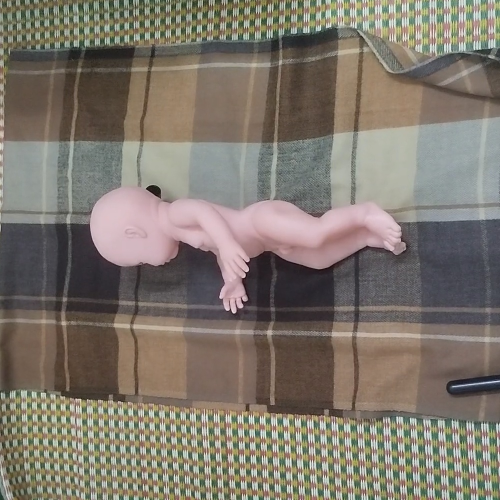
#> input picture anh.jpg, 1000 x 1000 px (shown at 1/2 size)
$ python -i image_preprocessor.py   (imports and definitions only)
#> lines starting #> are read from the running program, lines starting #| are printed output that depends on the picture
#> further down, picture is the input picture: shape (1000, 1000, 3); mean B, G, R 109, 119.5, 127.2
import cv2
import numpy as np
import base64
from typing import List, Tuple, Union, Optional
from PIL import Image
from io import BytesIO
from fastapi import UploadFile

class ImagePreProcessor:
    def __init__(self, width: int = 640, height: int = 480):
        self.width = width
        self.height = height

    async def load_image_from_upload(self, file: UploadFile) -> np.ndarray:
        try:
            await file.seek(0)
            content = await file.read()
            img = np.asarray(bytearray(content), dtype="uint8")
            img = cv2.imdecode(img, cv2.IMREAD_COLOR)
            if img is None:
                raise ValueError("Could not decode image")
            return img
        except Exception as e:
            print(f"Error loading image from upload: {str(e)}")
            raise ValueError(f"Failed to load image: {str(e)}")

    # [8 lines left out: function load_image_from_base64, not called in this run]

    def resize_image(self, image: np.ndarray) -> np.ndarray:
        return cv2.resize(image, (self.width, self.height), interpolation=cv2.INTER_AREA)

    # [36 lines left out: functions normalize_colors, filter_noise, not called in this run]

    async def preprocess_image(self,
                              image_source: Union[UploadFile, str, np.ndarray],
                              apply_resize: bool = True,
                              apply_normalize: bool = True,
                              apply_filter: bool = True,
                              filter_type: str = 'gaussian') -> np.ndarray:
        # Debug input type
        print(f"Image source type: {type(image_source)}")

        # Load image based on source type - improved type checking
        if hasattr(image_source, "read") and callable(getattr(image_source, "read")):
            image = await self.load_image_from_upload(image_source)
        elif isinstance(image_source, str):
            image = self.load_image_from_base64(image_source)
        elif isinstance(image_source, np.ndarray):
            image = image_source
        else:
            raise ValueError(f"Unsupported image source type: {type(image_source)}")

        # Apply preprocessing steps
        if apply_resize:
            image = self.resize_image(image)

        if apply_filter:
            image = self.filter_noise(image, filter_type)

        if apply_normalize:
            image = self.normalize_colors(image)

        return image

    # [18 lines left out: function to_base64, not called in this run]

    def enhance_for_pose_detection(self, image: np.ndarray) -> np.ndarray:
        # Convert to uint8 if needed
        if image.dtype != np.uint8:
            image = (image * 255).astype(np.uint8)

        # Convert to RGB if in BGR format
        if len(image.shape) == 3 and image.shape[2] == 3:
            image = cv2.cvtColor(image, cv2.COLOR_BGR2RGB)

        # Enhance edges
        sharpening_kernel = np.array([[-1, -1, -1],
                                    [-1, 9, -1],
                                    [-1, -1, -1]])
        sharpened = cv2.filter2D(image, -1, sharpening_kernel)
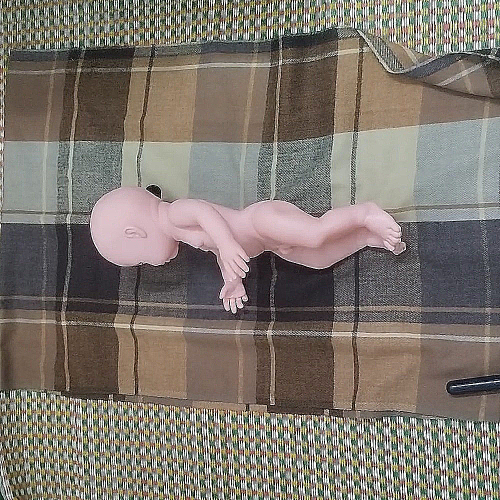
#> sharpened: shape (1000, 1000, 3) (shown at 1/2 size); mean R, G, B 125.7, 118, 109.8

        # Convert to LAB color space
        lab = cv2.cvtColor(sharpened, cv2.COLOR_RGB2LAB)
#> lab: shape (1000, 1000, 3); mean of channels 0, 1, 2 125, 129.8, 133.6
        l, a, b = cv2.split(lab)
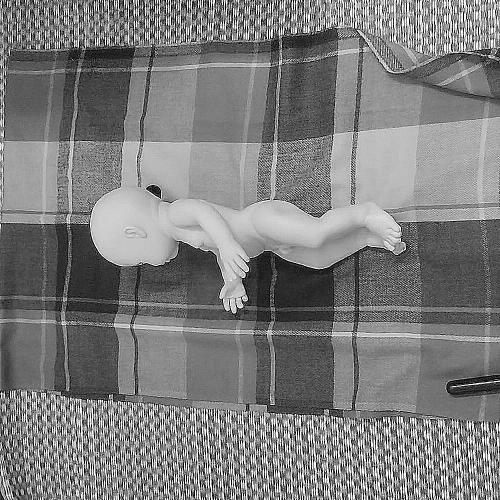
#> l: shape (1000, 1000) (shown at 1/2 size); min 0, max 255, mean 125
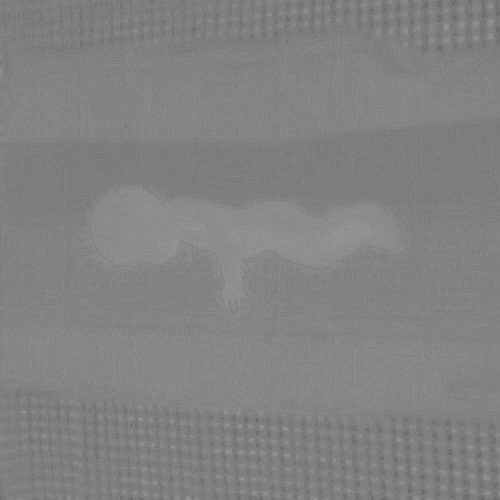
#> a: shape (1000, 1000) (shown at 1/2 size); min 95, max 164, mean 129.8
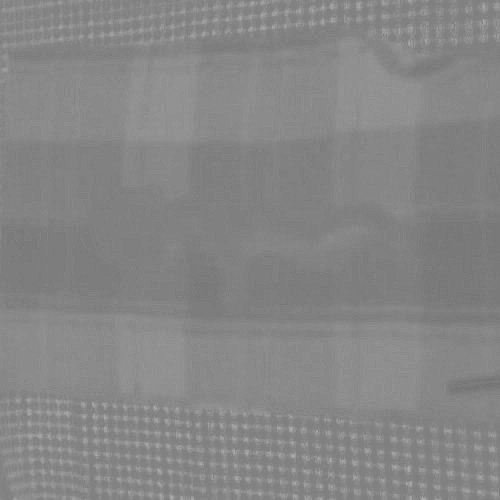
#> b: shape (1000, 1000) (shown at 1/2 size); min 103, max 183, mean 133.6

        # Ensure L channel is in uint8 format before applying CLAHE
        if l.dtype != np.uint8:
            l = (l * 255).astype(np.uint8)

        # Apply CLAHE to L channel
        clahe = cv2.createCLAHE(clipLimit=3.0, tileGridSize=(8, 8))
        l = clahe.apply(l)
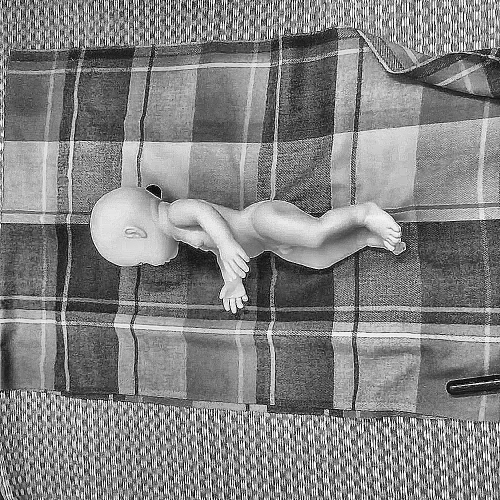
#> l: shape (1000, 1000) (shown at 1/2 size); min 0, max 255, mean 130.7

        # Merge channels back
        lab = cv2.merge([l, a, b])
#> lab: shape (1000, 1000, 3); mean of channels 0, 1, 2 130.7, 129.8, 133.6
        enhanced = cv2.cvtColor(lab, cv2.COLOR_LAB2RGB)
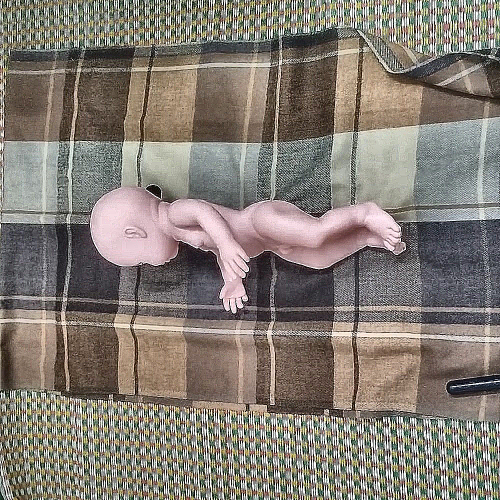
#> enhanced: shape (1000, 1000, 3) (shown at 1/2 size); mean R, G, B 132.1, 124.3, 116.1

        # Apply slight Gaussian blur
        enhanced = cv2.GaussianBlur(enhanced, (3, 3), 0)

        return enhanced

    async def preprocess_for_mediapipe(self,
                                      image_source: Union[UploadFile, str, np.ndarray],
                                      high_resolution: bool = False) -> np.ndarray:
        # Debug input type
        print(f"MediaPipe preprocessing - Image source type: {type(image_source)}")

        # Load image based on source type - using same check as preprocess_image
        if hasattr(image_source, "read") and callable(getattr(image_source, "read")):
            # This is likely a file-like object such as UploadFile
            image = await self.load_image_from_upload(image_source)
        elif isinstance(image_source, str):
            image = self.load_image_from_base64(image_source)
        elif isinstance(image_source, np.ndarray):
            image = image_source
        else:
            raise ValueError(f"Unsupported image source type: {type(image_source)}")

        # Rest of the processing remains the same
        if high_resolution:
            image = cv2.resize(image, (1280, 720), interpolation=cv2.INTER_AREA)
        else:
            image = self.resize_image(image)

        image = self.filter_noise(image, filter_type='median', kernel_size=3)
        image = self.enhance_for_pose_detection(image)

        return image

>>> import cv2
>>> picture = cv2.imread('../../anh.jpg')
>>> result = ImagePreProcessor().enhance_for_pose_detection(picture)
